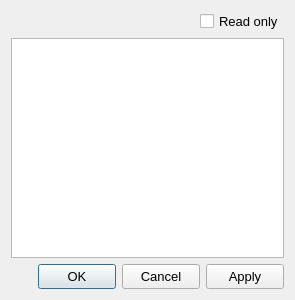
<?xml version="1.0" encoding="UTF-8"?>
<ui version="4.0">
 <class>DialogPESectionHeader</class>
 <widget class="QDialog" name="DialogPESectionHeader">
  <property name="windowModality">
   <enum>Qt::ApplicationModal</enum>
  </property>
  <property name="geometry">
   <rect>
    <x>0</x>
    <y>0</y>
    <width>295</width>
    <height>300</height>
   </rect>
  </property>
  <property name="minimumSize">
   <size>
    <width>295</width>
    <height>300</height>
   </size>
  </property>
  <property name="maximumSize">
   <size>
    <width>295</width>
    <height>300</height>
   </size>
  </property>
  <property name="font">
   <font>
    <pointsize>10</pointsize>
    <weight>50</weight>
    <bold>false</bold>
   </font>
  </property>
  <property name="windowTitle">
   <string>Section Header</string>
  </property>
  <layout class="QVBoxLayout" name="verticalLayout">
   <item>
    <layout class="QHBoxLayout" name="horizontalLayout_3">
     <item>
      <spacer name="horizontalSpacer_2">
       <property name="orientation">
        <enum>Qt::Horizontal</enum>
       </property>
       <property name="sizeHint" stdset="0">
        <size>
         <width>40</width>
         <height>20</height>
        </size>
       </property>
      </spacer>
     </item>
     <item>
      <widget class="QCheckBoxX" name="checkBoxReadOnly">
       <property name="text">
        <string>Read only</string>
       </property>
       <property name="checked">
        <bool>false</bool>
       </property>
      </widget>
     </item>
    </layout>
   </item>
   <item>
    <widget class="QTableWidgetX" name="tableWidgetSectionHeader">
     <property name="font">
      <font>
       <pointsize>8</pointsize>
       <weight>50</weight>
       <bold>false</bold>
      </font>
     </property>
     <property name="editTriggers">
      <set>QAbstractItemView::NoEditTriggers</set>
     </property>
     <property name="selectionMode">
      <enum>QAbstractItemView::SingleSelection</enum>
     </property>
     <property name="selectionBehavior">
      <enum>QAbstractItemView::SelectItems</enum>
     </property>
     <attribute name="horizontalHeaderVisible">
      <bool>false</bool>
     </attribute>
     <attribute name="verticalHeaderVisible">
      <bool>false</bool>
     </attribute>
    </widget>
   </item>
   <item>
    <layout class="QHBoxLayout" name="horizontalLayout">
     <item>
      <spacer name="horizontalSpacer_9">
       <property name="orientation">
        <enum>Qt::Horizontal</enum>
       </property>
       <property name="sizeHint" stdset="0">
        <size>
         <width>50</width>
         <height>20</height>
        </size>
       </property>
      </spacer>
     </item>
     <item>
      <widget class="QPushButtonX" name="pushButtonOK">
       <property name="minimumSize">
        <size>
         <width>78</width>
         <height>25</height>
        </size>
       </property>
       <property name="maximumSize">
        <size>
         <width>78</width>
         <height>25</height>
        </size>
       </property>
       <property name="text">
        <string>OK</string>
       </property>
      </widget>
     </item>
     <item>
      <widget class="QPushButtonX" name="pushButtonCancel">
       <property name="minimumSize">
        <size>
         <width>78</width>
         <height>25</height>
        </size>
       </property>
       <property name="maximumSize">
        <size>
         <width>78</width>
         <height>25</height>
        </size>
       </property>
       <property name="text">
        <string>Cancel</string>
       </property>
      </widget>
     </item>
     <item>
      <widget class="QPushButtonX" name="pushButtonApply">
       <property name="minimumSize">
        <size>
         <width>78</width>
         <height>25</height>
        </size>
       </property>
       <property name="maximumSize">
        <size>
         <width>78</width>
         <height>25</height>
        </size>
       </property>
       <property name="text">
        <string>Apply</string>
       </property>
      </widget>
     </item>
    </layout>
   </item>
  </layout>
 </widget>
 <customwidgets>
  <customwidget>
   <class>QPushButtonX</class>
   <extends>QPushButton</extends>
   <header>qpushbuttonx.h</header>
  </customwidget>
  <customwidget>
   <class>QCheckBoxX</class>
   <extends>QCheckBox</extends>
   <header>qcheckboxx.h</header>
  </customwidget>
  <customwidget>
   <class>QTableWidgetX</class>
   <extends>QTableWidget</extends>
   <header>qtablewidgetx.h</header>
  </customwidget>
 </customwidgets>
 <resources/>
 <connections/>
</ui>
